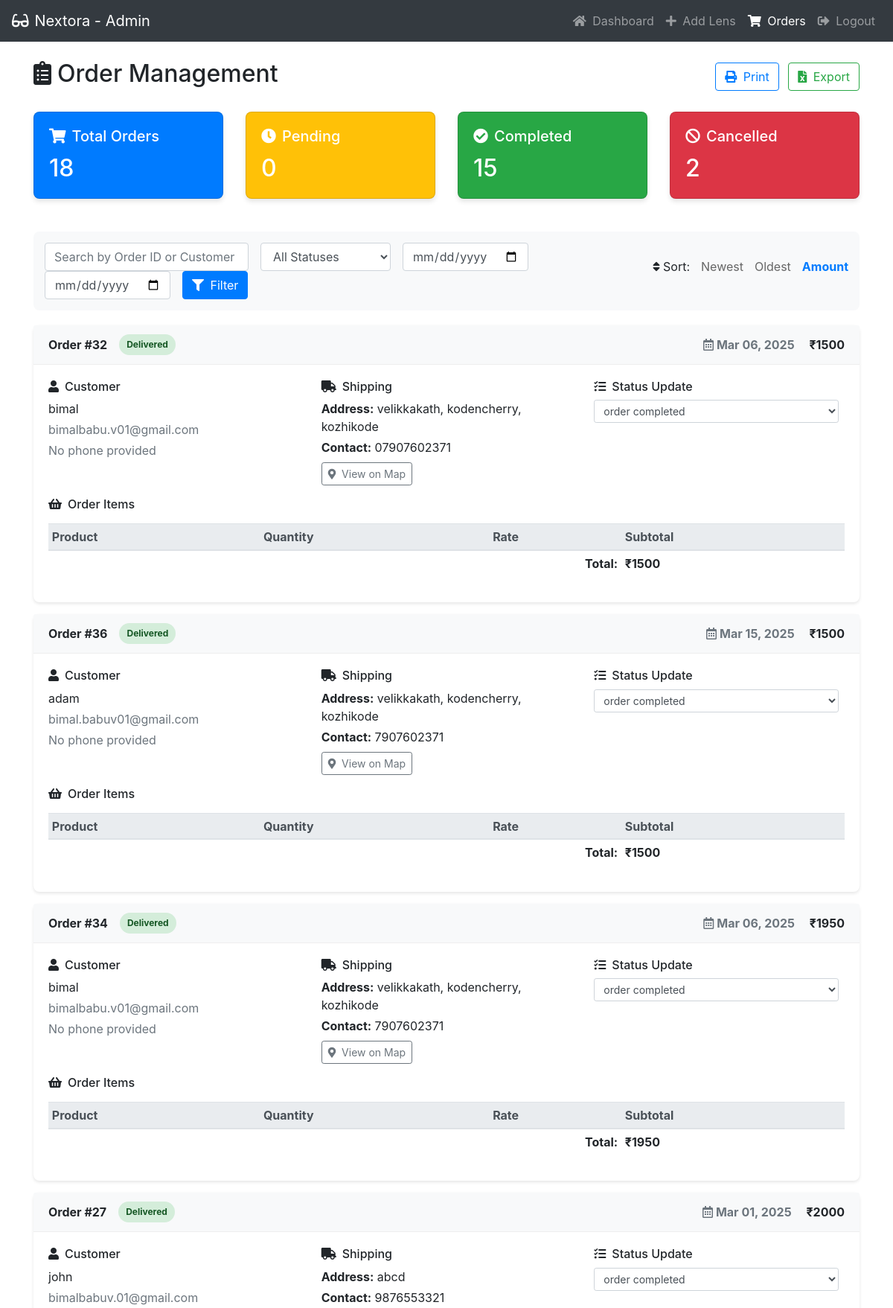
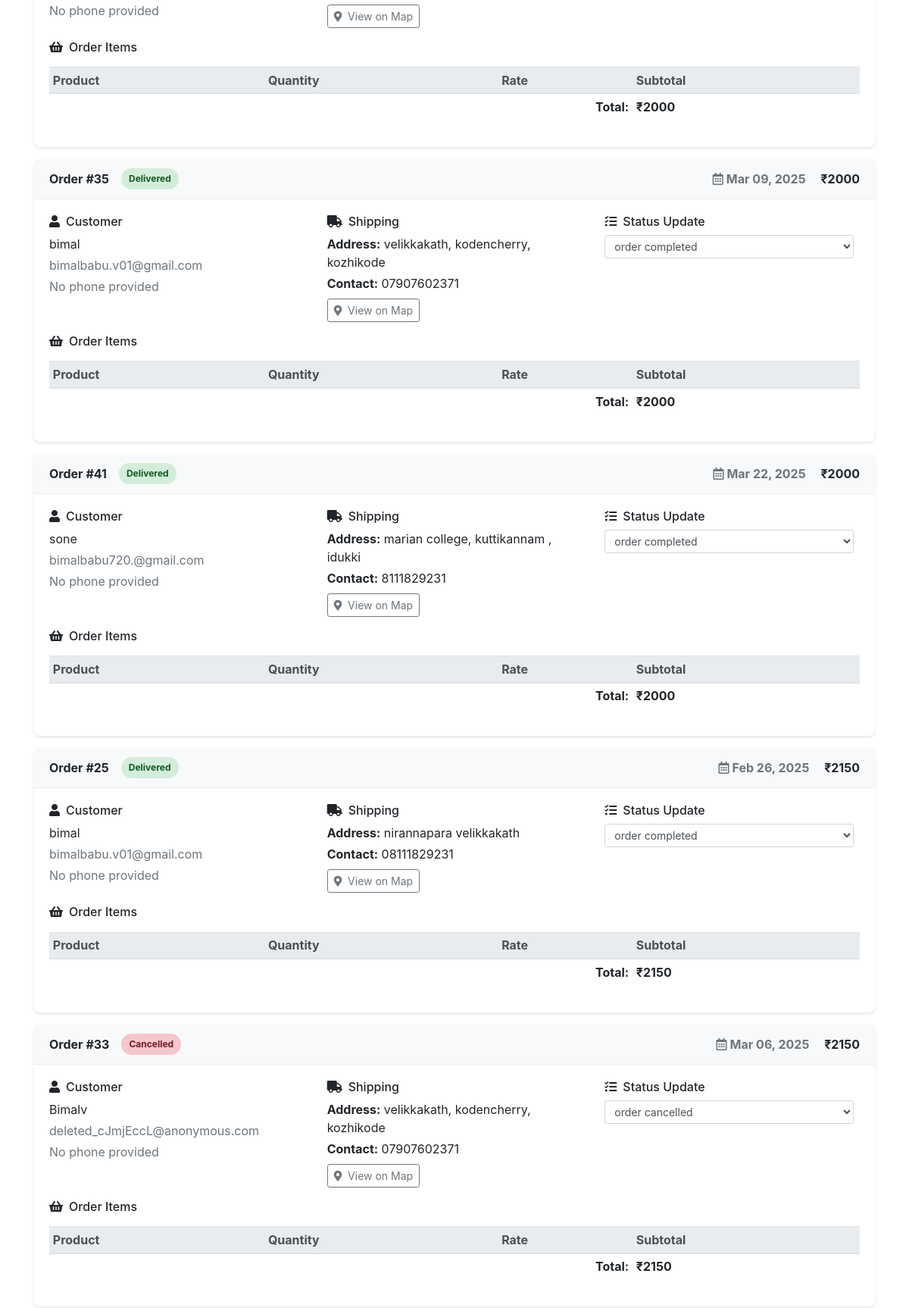
Page /display_orders?sort=total (upper part) on the committed database (2 pictures, top to bottom).
### p_app/models.py (models this page shows, shortened)
class Orders(models.Model):
    cart = models.ForeignKey(cart, on_delete=models.CASCADE)
    customer = models.ForeignKey(UserDetails, on_delete=models.SET_NULL, null=True, blank=True)
    total = models.PositiveIntegerField()
    order_status = models.CharField(max_length=50, choices=ORDER_STATUS)
    created_at = models.DateTimeField(auto_now_add=True)
    address = models.CharField(max_length=100,default="ssss")
    mobile  =models.CharField(max_length=50, default="45678")

class UserDetails(models.Model):
    first_name = models.CharField(max_length=50)
    last_name = models.CharField(max_length=50)
    username = models.CharField(max_length=50, unique=True)
    password = models.CharField(max_length=50)
    email = models.EmailField(max_length=254, unique=True)
    mobile_phone = models.CharField(max_length=15)

### p_app/views.py (the view, shortened to what this page needs)
# urls.py: path('display_orders', views.display_orders, name='display_orders'),
def display_orders(request):
    try:
        orders = Orders.objects.all().select_related('customer').prefetch_related('cart__cartproduct_set__product')
        search_query = request.GET.get('search', '')
        status_filter = request.GET.get('status_filter', '')
        if status_filter:
            orders = orders.filter(order_status=status_filter)
        date_from = request.GET.get('date_from', '')
        date_to = request.GET.get('date_to', '')
        if date_from:
            orders = orders.filter(created_at__date__gte=date_from)
        if date_to:
            orders = orders.filter(created_at__date__lte=date_to)
        sort_by = request.GET.get('sort', '-created_at')
        valid_sort_fields = ['created_at', '-created_at', 'status', 'total', '-total', 'order_status', 'address']
        if sort_by in valid_sort_fields:
            orders = orders.order_by(sort_by)
        else:
            orders = orders.order_by('-created_at')
            sort_by = '-created_at'  # Reset invalid sort parameter
        total_orders = orders.count()
        pending_count = orders.filter(order_status='order recived').count()
        processing_count = orders.filter(order_status='order processing').count()
        completed_count = orders.filter(order_status='order completed').count()
        cancelled_count = orders.filter(order_status='order cancelled').count()
        page = request.GET.get('page', 1)
        paginator = Paginator(orders, 10)  # Show 10 orders per page
        try:
            orders_page = paginator.page(page)
        except PageNotAnInteger:
            orders_page = paginator.page(1)
        except EmptyPage:
            orders_page = paginator.page(paginator.num_pages)
        shipping_locations = {}
        for order in orders:
            address = order.address if order.address else "Unknown"
            parts = address.split(',')
            location = parts[-2].strip() if len(parts) >= 2 else address
            if location in shipping_locations:
                shipping_locations[location] += 1
            else:
                shipping_locations[location] = 1
        top_shipping_locations = dict(sorted(shipping_locations.items(),
                                            key=lambda item: item[1],
                                            reverse=True)[:5])
        context = {
            'orders': orders_page,
            'ORDER_STATUS': ORDER_STATUS,
            'current_sort': sort_by,
            'search_query': search_query,
            'status_filter': status_filter,
            'date_from': date_from,
            'date_to': date_to,
            'total_orders': total_orders,
            'pending_count': pending_count,
            'processing_count': processing_count,
            'completed_count': completed_count,
            'cancelled_count': cancelled_count,
            'shipping_locations': top_shipping_locations,  # Add shipping address statistics
        }
        return render(request, 'display_orders.html', context)
    except Exception as e:
        messages.error(request, f"An error occurred while loading orders: {str(e)}")
        return redirect('admin_view')  # Redirect to admin dashboard on error

### templates/display_orders.html (shortened to what this page needs)
<!DOCTYPE html>
<html>
<head>
    <link rel="stylesheet" href="https://maxcdn.bootstrapcdn.com/bootstrap/4.5.2/css/bootstrap.min.css">
    <link rel="stylesheet" href="https://cdnjs.cloudflare.com/ajax/libs/font-awesome/5.15.3/css/all.min.css">
</head>
<body>
<nav class="navbar navbar-expand-lg navbar-dark bg-dark">
    <a class="navbar-brand" href="#">
        <i class="fas fa-glasses mr-2"></i>Nextora - Admin
    </a>
    <div class="collapse navbar-collapse" id="navbarNav">
        <ul class="navbar-nav ml-auto">
            <li class="nav-item">
                <a class="nav-link" href="admin_view"><i class="fas fa-home mr-1"></i> Dashboard</a>
            </li>
            <li class="nav-item">
                <a class="nav-link" href="admin_add"><i class="fas fa-plus mr-1"></i> Add Lens</a>
            </li>
            <li class="nav-item active">
                <a class="nav-link" href="display_orders"><i class="fas fa-shopping-cart mr-1"></i> Orders</a>
            </li>
            <li class="nav-item">
                <a class="nav-link" href="{% url 'logout' %}"><i class="fas fa-sign-out-alt mr-1"></i> Logout</a>
            </li>
        </ul>
    </div>
</nav>
<div class="container py-4">
    <div class="d-flex justify-content-between align-items-center mb-4">
        <h2><i class="fas fa-clipboard-list mr-2"></i>Order Management</h2>
        <div>
            <a href="#" class="btn btn-outline-primary mr-2" onclick="window.print();">
                <i class="fas fa-print mr-1"></i> Print
            </a>
            <a href="#" class="btn btn-outline-success">
                <i class="fas fa-file-excel mr-1"></i> Export
            </a>
        </div>
    </div>
<div class="row mb-4">
    <div class="col-md-3">
        <div class="card dashboard-card bg-primary text-white">
            <div class="card-body">
                <h5 class="card-title"><i class="fas fa-shopping-cart mr-2"></i>Total Orders</h5>
                <h2 class="card-text">{{ total_orders }}</h2>
            </div>
        </div>
    </div>
    <div class="col-md-3">
        <div class="card dashboard-card bg-warning text-white">
            <div class="card-body">
                <h5 class="card-title"><i class="fas fa-clock mr-2"></i>Pending</h5>
                <h2 class="card-text">{{ pending_count }}</h2>
            </div>
        </div>
    </div>
    <div class="col-md-3">
        <div class="card dashboard-card bg-success text-white">
            <div class="card-body">
                <h5 class="card-title"><i class="fas fa-check-circle mr-2"></i>Completed</h5>
                <h2 class="card-text">{{ completed_count }}</h2>
            </div>
        </div>
    </div>
    <div class="col-md-3">
        <div class="card dashboard-card bg-danger text-white">
            <div class="card-body">
                <h5 class="card-title"><i class="fas fa-ban mr-2"></i>Cancelled</h5>
                <h2 class="card-text">{{ cancelled_count }}</h2>
            </div>
        </div>
    </div>
</div>
    <div class="filter-section">
        <div class="row">
            <div class="col-md-8">
                <form class="form-inline">
                    <div class="form-group mr-3">
                        <input type="text" class="form-control" placeholder="Search by Order ID or Customer" name="search">
                    </div>
                    <div class="form-group mr-3">
                        <select class="form-control" name="status_filter">
                            <option value="">All Statuses</option>
                        </select>
                    </div>
                    <div class="form-group mr-3">
                        <input type="date" class="form-control" name="date_from" placeholder="Date From">
                    </div>
                    <div class="form-group mr-3">
                        <input type="date" class="form-control" name="date_to" placeholder="Date To">
                    </div>
                    <button type="submit" class="btn btn-primary">
                        <i class="fas fa-filter mr-1"></i> Filter
                    </button>
                </form>
            </div>
            <div class="col-md-4">
                <div class="sort-options justify-content-end">
                    <span><i class="fas fa-sort mr-1"></i>Sort:</span>
                    <a href="?sort=-created_at" class="{% if current_sort == '-created_at' %}active{% endif %}">Newest</a>
                    <a href="?sort=created_at" class="{% if current_sort == 'created_at' %}active{% endif %}">Oldest</a>
                    <a href="?sort=total" class="{% if current_sort == 'total' %}active{% endif %}">Amount</a>
                </div>
            </div>
        </div>
    </div>
    {% for order in orders %}
    <div class="card order-card mb-3">
        <div class="card-header d-flex justify-content-between align-items-center">
            <div class="d-flex align-items-center">
                <span class="mr-3">Order #{{ order.id }}</span>
                {% if order.order_status == 'order recived' %}
                    <span class="status-badge status-pending">Pending</span>
                {% elif order.order_status == 'Order Processing' %}
                    <span class="status-badge status-processing">Processing</span>
                {% elif order.order_status == 'On the way' %}
                    <span class="status-badge status-shipping">Shipping</span>
                {% elif order.order_status == 'order completed' %}
                    <span class="status-badge status-delivered">Delivered</span>
                {% elif order.order_status == 'order cancelled' %}
                    <span class="status-badge status-cancelled">Cancelled</span>
                {% endif %}
            </div>
            <div>
                <span class="text-muted mr-3"><i class="far fa-calendar-alt mr-1"></i>{{ order.created_at|date:"M d, Y" }}</span>
                <span class="font-weight-bold">₹{{ order.total }}</span>
            </div>
        </div>
        <div class="card-body">
            <div class="row mb-3">
                <div class="col-md-4">
                    <h6><i class="fas fa-user mr-2"></i>Customer</h6>
                    <p class="mb-1">{{ order.customer.username }}</p>
                    <p class="mb-1 text-muted">{{ order.customer.email|default:"No email provided" }}</p>
                    <p class="mb-0 text-muted">{{ order.customer.phone|default:"No phone provided" }}</p>
                </div>
                <div class="col-md-4">
                    <h6><i class="fas fa-truck mr-2"></i>Shipping</h6>
                    {% if order.address %}
                        <p class="mb-1"><strong>Address:</strong> {{ order.address }}</p>
                        {% if order.mobile %}
                            <p class="mb-1"><strong>Contact:</strong> {{ order.mobile }}</p>
                        {% endif %}
                        <a href="https://maps.google.com/?q={{ order.address|urlencode }}" target="_blank" class="btn btn-sm btn-outline-secondary mt-1">
                            <i class="fas fa-map-marker-alt mr-1"></i> View on Map
                        </a>
                    {% else %}
                        <p class="mb-1 text-danger"><i class="fas fa-exclamation-circle mr-1"></i> No address provided</p>
                    {% endif %}
                </div>
                <div class="col-md-4">
                    <h6><i class="fas fa-tasks mr-2"></i>Status Update</h6>
                    <form action="{% url 'update_order_status' order.id %}" method="POST" class="d-flex">
                        <select name="status" class="form-control form-control-sm mr-2">
                            {% for status in ORDER_STATUS %}
                                <option value="{{ status.0 }}" {% if order.order_status == status.0 %}selected{% endif %}>{{ status.1 }}</option>
                            {% endfor %}
                        </select>
                    </form>
                </div>
            </div>
            <h6 class="mb-3"><i class="fas fa-shopping-basket mr-2"></i>Order Items</h6>
            <div class="table-responsive">
                <table class="table table-sm">
                    <thead class="thead-light">
                        <tr>
                            <th>Product</th>
                            <th>Quantity</th>
                            <th>Rate</th>
                            <th>Subtotal</th>
                        </tr>
                    </thead>
                    <tfoot>
                        <tr>
                            <td colspan="3" class="text-right font-weight-bold">Total:</td>
                            <td class="font-weight-bold">₹{{ order.total }}</td>
                        </tr>
                    </tfoot>
                </table>
            </div>
        </div>
    </div>
    {% empty %}
    <div class="alert alert-info">
        <i class="fas fa-info-circle mr-2"></i> No orders found.
    </div>
    {% endfor %}
</div>
</body>
</html>

### templates/display_orders.html (style rules this page uses)
.btn-primary { background-color: #007bff; border-color: #007bff; }
.dashboard-card { border-radius: 8px; box-shadow: 0 4px 6px rgba(0,0,0,0.1); transition: transform 0.2s; margin-bottom: 20px; }
.status-badge { padding: 5px 10px; border-radius: 20px; font-size: 12px; font-weight: bold; }
.status-delivered { background-color: #d4edda; color: #155724; }
.status-cancelled { background-color: #f5c6cb; color: #721c24; }
.sort-options { margin: 20px 0; display: flex; align-items: center; }
.sort-options a { margin-left: 15px; text-decoration: none; color: #666; }
.sort-options a.active { font-weight: bold; color: #007bff; }
.filter-section { background-color: #f8f9fa; padding: 15px; border-radius: 8px; margin-bottom: 20px; }
.order-card { border: none; border-radius: 8px; box-shadow: 0 2px 4px rgba(0,0,0,0.1); margin-bottom: 20px; }
.order-card .card-header { background-color: #f8f9fa; border-bottom: 1px solid #eee; font-weight: bold; }

### rows in the picture
Orders: id "32", shows "Delivered", created_at "Mar 06, 2025", total "1500", customer.username "bimal", customer.email "bimalbabu.v01@gmail.com", customer.phone "No phone provided", address "velikkakath, kodencherry, kozhikode", mobile "07907602371", status "order completed"
Orders: id "36", shows "Delivered", created_at "Mar 15, 2025", total "1500", customer.username "adam", customer.email "bimal.babuv01@gmail.com", customer.phone "No phone provided", address "velikkakath, kodencherry, kozhikode", mobile "7907602371", status "order completed"
Orders: id "34", shows "Delivered", created_at "Mar 06, 2025", total "1950", customer.username "bimal", customer.email "bimalbabu.v01@gmail.com", customer.phone "No phone provided", address "velikkakath, kodencherry, kozhikode", mobile "7907602371", status "order completed"
Orders: id "27", shows "Delivered", created_at "Mar 01, 2025", total "2000", customer.username "john", customer.email "bimalbabuv.01@gmail.com", customer.phone "No phone provided", address "abcd", mobile "9876553321", status "order completed"
Orders: id "35", shows "Delivered", created_at "Mar 09, 2025", total "2000", customer.username "bimal", customer.email "bimalbabu.v01@gmail.com", customer.phone "No phone provided", address "velikkakath, kodencherry, kozhikode", mobile "07907602371", status "order completed"
Orders: id "41", shows "Delivered", created_at "Mar 22, 2025", total "2000", customer.username "sone", customer.email "bimalbabu720.@gmail.com", customer.phone "No phone provided", address "marian college, kuttikannam , idukki", mobile "8111829231", status "order completed"
Orders: id "25", shows "Delivered", created_at "Feb 26, 2025", total "2150", customer.username "bimal", customer.email "bimalbabu.v01@gmail.com", customer.phone "No phone provided", address "nirannapara velikkakath", mobile "08111829231", status "order completed"
Orders: id "33", shows "Cancelled", created_at "Mar 06, 2025", total "2150", customer.username "Bimalv", customer.email "deleted_cJmjEccL@anonymous.com", customer.phone "No phone provided", address "velikkakath, kodencherry, kozhikode", mobile "07907602371", status "order cancelled"

### other values in the picture
{{ total_orders }} "18"
{{ pending_count }} "0"
{{ completed_count }} "15"
{{ cancelled_count }} "2"
